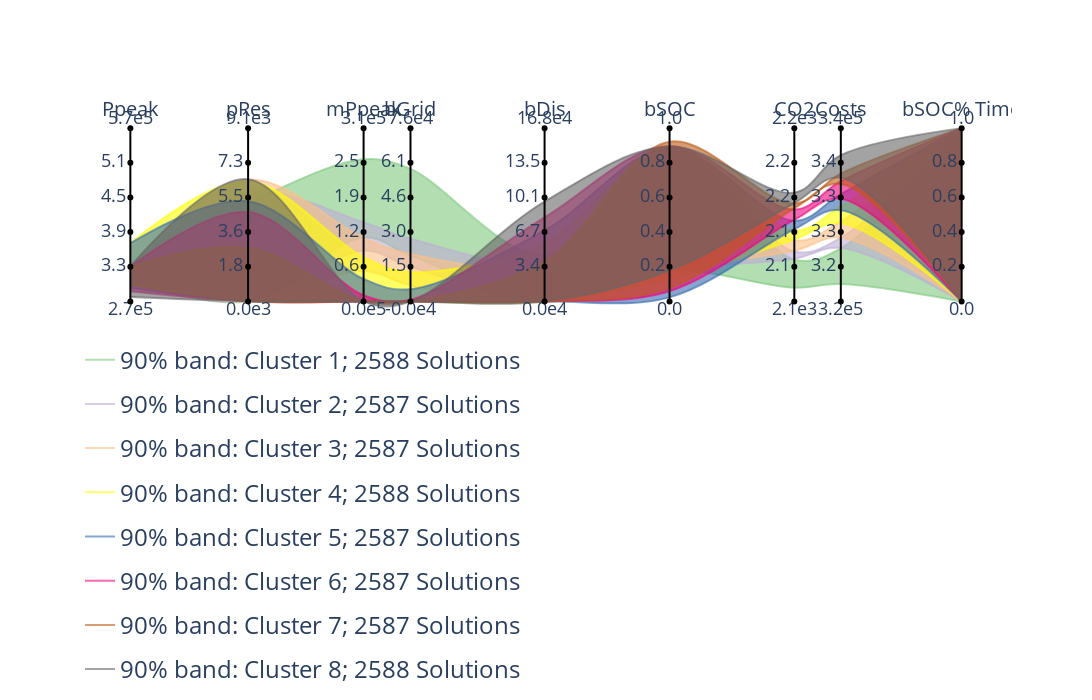

Notebook source saved alongside this figure:
### Code cell
corr, obj_order = order_objectives(data[objs], use_absolute_corr=False)

# Cluster into 8 groups
obj_to_cluster = "CO2"
n_clusters = 8

data["cluster"] = 1
for i in range(1, n_clusters):
    data.loc[data[obj_to_cluster] > data[obj_to_cluster].quantile(i / n_clusters), "cluster"] = i+1

ordered_data, axis_dist, axis_signs = calculate_axes_positions(
        data[objs],
        obj_order,
        corr,
        dist_parameter=0.521,
        distance_formula=1,
    )

scales = pd.DataFrame([ordered_data.min(axis=0), ordered_data.max(axis=0)], index=["min", "max"])

fig = SCORE_bands(
    ordered_data,
    color_groups=data["cluster"].tolist(),
    bands=True,
    quantile=0.05,
    axis_positions=axis_dist,
    solutions=False,
    scales=scales[ordered_data.columns],
)

fig.update_layout(
    width=1500,
    height=700,
)

### Figure 1 — Plotly figure (JSON) as saved in the notebook; plotly's stock layout.template omitted (floating-point values rounded to 4 significant figures)
{"data": [{"hovertext": "Cluster 1", "legendgroup": "90% band: Cluster 1", "line": {"color": "rgba(0.4980392156862745, 0.788235294117647, 0.4980392156862745, 0.6)", "shape": "spline"}, "mode": "lines", "name": "90% band: Cluster 1; 2588 Solutions        ", "showlegend": true, "type": "scatter", "visible": true, "x": [0, 0.1416, 0.2806, 0.337, 0.4983, 0.6486, 0.7987, 0.8546, 1], "y": [0.1178, 0.001515, 0.368, 0.2641, 5.482e-08, 0.1792, 0.07879, 0.101, 0]}, {"fill": "tonexty", "fillcolor": "rgba(0.4980392156862745, 0.788235294117647, 0.4980392156862745, 0.6)", "hovertext": "Cluster 1", "legendgroup": "90% band: Cluster 1", "line": {"color": "rgba(0.4980392156862745, 0.788235294117647, 0.4980392156862745, 0.6)", "shape": "spline"}, "mode": "lines", "name": "Cluster 1", "showlegend": false, "type": "scatter", "visible": true, "x": [0, 0.1416, 0.2806, 0.337, 0.4983, 0.6486, 0.7987, 0.8546, 1], "y": [0.2018, 0.5674, 0.8206, 0.7647, 0.2671, 0.8482, 0.2414, 0.3065, 1]}, {"hovertext": "Cluster 2", "legendgroup": "90% band: Cluster 2", "line": {"color": "rgba(0.7450980392156863, 0.6823529411764706, 0.8313725490196079, 0.6)", "shape": "spline"}, "mode": "lines", "name": "90% band: Cluster 2; 2587 Solutions        ", "showlegend": true, "type": "scatter", "visible": true, "x": [0, 0.1416, 0.2806, 0.337, 0.4983, 0.6486, 0.7987, 0.8546, 1], "y": [0.1064, 0.002702, 0.2922, 0.1999, 5.877e-08, 0.1792, 0.2464, 0.309, 0.000112]}, {"fill": "tonexty", "fillcolor": "rgba(0.7450980392156863, 0.6823529411764706, 0.8313725490196079, 0.6)", "hovertext": "Cluster 2", "legendgroup": "90% band: Cluster 2", "line": {"color": "rgba(0.7450980392156863, 0.6823529411764706, 0.8313725490196079, 0.6)", "shape": "spline"}, "mode": "lines", "name": "Cluster 2", "showlegend": false, "type": "scatter", "visible": true, "x": [0, 0.1416, 0.2806, 0.337, 0.4983, 0.6486, 0.7987, 0.8546, 1], "y": [0.2018, 0.6293, 0.4566, 0.3619, 0.2472, 0.8871, 0.2879, 0.3677, 1]}, {"hovertext": "Cluster 3", "legendgroup": "90% band: Cluster 3", "line": {"color": "rgba(0.9921568627450981, 0.7529411764705882, 0.5254901960784314, 0.6)", "shape": "spline"}, "mode": "lines", "name": "90% band: Cluster 3; 2587 Solutions        ", "showlegend": true, "type": "scatter", "visible": true, "x": [0, 0.1416, 0.2806, 0.337, 0.4983, 0.6486, 0.7987, 0.8546, 1], "y": [0.1019, 0.001553, 0.1739, 0.09249, 5.735e-08, 0.1792, 0.2928, 0.3676, 0]}, {"fill": "tonexty", "fillcolor": "rgba(0.9921568627450981, 0.7529411764705882, 0.5254901960784314, 0.6)", "hovertext": "Cluster 3", "legendgroup": "90% band: Cluster 3", "line": {"color": "rgba(0.9921568627450981, 0.7529411764705882, 0.5254901960784314, 0.6)", "shape": "spline"}, "mode": "lines", "name": "Cluster 3", "showlegend": false, "type": "scatter", "visible": true, "x": [0, 0.1416, 0.2806, 0.337, 0.4983, 0.6486, 0.7987, 0.8546, 1], "y": [0.2018, 0.7026, 0.3672, 0.2742, 0.23, 0.8964, 0.3525, 0.463, 1]}, {"hovertext": "Cluster 4", "legendgroup": "90% band: Cluster 4", "line": {"color": "rgba(1.0, 1.0, 0.6, 0.6)", "shape": "spline"}, "mode": "lines", "name": "90% band: Cluster 4; 2588 Solutions        ", "showlegend": true, "type": "scatter", "visible": true, "x": [0, 0.1416, 0.2806, 0.337, 0.4983, 0.6486, 0.7987, 0.8546, 1], "y": [0.09805, 0.001397, 0.0155, 0.001824, 5.69e-08, 0.1315, 0.3575, 0.4505, 0]}, {"fill": "tonexty", "fillcolor": "rgba(1.0, 1.0, 0.6, 0.6)", "hovertext": "Cluster 4", "legendgroup": "90% band: Cluster 4", "line": {"color": "rgba(1.0, 1.0, 0.6, 0.6)", "shape": "spline"}, "mode": "lines", "name": "Cluster 4", "showlegend": false, "type": "scatter", "visible": true, "x": [0, 0.1416, 0.2806, 0.337, 0.4983, 0.6486, 0.7987, 0.8546, 1], "y": [0.3359, 0.6915, 0.2546, 0.17, 0.3385, 0.8921, 0.4102, 0.5496, 1]}, {"hovertext": "Cluster 5", "legendgroup": "90% band: Cluster 5", "line": {"color": "rgba(0.2196078431372549, 0.4235294117647059, 0.6901960784313725, 0.6)", "shape": "spline"}, "mode": "lines", "name": "90% band: Cluster 5; 2587 Solutions        ", "showlegend": true, "type": "scatter", "visible": true, "x": [0, 0.1416, 0.2806, 0.337, 0.4983, 0.6486, 0.7987, 0.8546, 1], "y": [0.07706, 0.001467, 0, 2.941e-14, 5.607e-08, 0.0235, 0.4167, 0.5263, 0]}, {"fill": "tonexty", "fillcolor": "rgba(0.2196078431372549, 0.4235294117647059, 0.6901960784313725, 0.6)", "hovertext": "Cluster 5", "legendgroup": "90% band: Cluster 5", "line": {"color": "rgba(0.2196078431372549, 0.4235294117647059, 0.6901960784313725, 0.6)", "shape": "spline"}, "mode": "lines", "name": "Cluster 5", "showlegend": false, "type": "scatter", "visible": true, "x": [0, 0.1416, 0.2806, 0.337, 0.4983, 0.6486, 0.7987, 0.8546, 1], "y": [0.3359, 0.5778, 0.1295, 0.07085, 0.4097, 0.8853, 0.4653, 0.6193, 1]}, {"hovertext": "Cluster 6", "legendgroup": "90% band: Cluster 6", "line": {"color": "rgba(0.9411764705882353, 0.00784313725490196, 0.4980392156862745, 0.6)", "shape": "spline"}, "mode": "lines", "name": "90% band: Cluster 6; 2587 Solutions        ", "showlegend": true, "type": "scatter", "visible": true, "x": [0, 0.1416, 0.2806, 0.337, 0.4983, 0.6486, 0.7987, 0.8546, 1], "y": [0.05899, 0.001896, 0, 2.941e-14, 5.209e-08, 0.05929, 0.4703, 0.5926, 0]}, {"fill": "tonexty", "fillcolor": "rgba(0.9411764705882353, 0.00784313725490196, 0.4980392156862745, 0.6)", "hovertext": "Cluster 6", "legendgroup": "90% band: Cluster 6", "line": {"color": "rgba(0.9411764705882353, 0.00784313725490196, 0.4980392156862745, 0.6)", "shape": "spline"}, "mode": "lines", "name": "Cluster 6", "showlegend": false, "type": "scatter", "visible": true, "x": [0, 0.1416, 0.2806, 0.337, 0.4983, 0.6486, 0.7987, 0.8546, 1], "y": [0.2018, 0.5155, 0.03565, 0.009871, 0.485, 0.8971, 0.5301, 0.6939, 1]}, {"hovertext": "Cluster 7", "legendgroup": "90% band: Cluster 7", "line": {"color": "rgba(0.7490196078431373, 0.3568627450980392, 0.09019607843137253, 0.6)", "shape": "spline"}, "mode": "lines", "name": "90% band: Cluster 7; 2587 Solutions        ", "showlegend": true, "type": "scatter", "visible": true, "x": [0, 0.1416, 0.2806, 0.337, 0.4983, 0.6486, 0.7987, 0.8546, 1], "y": [0.09805, 0.0006618, 0, 2.941e-14, 4.19e-08, 0.0771, 0.5373, 0.6782, 0]}, {"fill": "tonexty", "fillcolor": "rgba(0.7490196078431373, 0.3568627450980392, 0.09019607843137253, 0.6)", "hovertext": "Cluster 7", "legendgroup": "90% band: Cluster 7", "line": {"color": "rgba(0.7490196078431373, 0.3568627450980392, 0.09019607843137253, 0.6)", "shape": "spline"}, "mode": "lines", "name": "Cluster 7", "showlegend": false, "type": "scatter", "visible": true, "x": [0, 0.1416, 0.2806, 0.337, 0.4983, 0.6486, 0.7987, 0.8546, 1], "y": [0.2018, 0.3102, 0, 2.941e-14, 0.231, 0.922, 0.5649, 0.7375, 1]}, {"hovertext": "Cluster 8", "legendgroup": "90% band: Cluster 8", "line": {"color": "rgba(0.4, 0.4, 0.4, 0.6)", "shape": "spline"}, "mode": "lines", "name": "90% band: Cluster 8; 2588 Solutions        ", "showlegend": true, "type": "scatter", "visible": true, "x": [0, 0.1416, 0.2806, 0.337, 0.4983, 0.6486, 0.7987, 0.8546, 1], "y": [0.02565, 0.001697, 0, 2.941e-14, 5.806e-08, 0.1792, 0.5671, 0.7143, 0]}, {"fill": "tonexty", "fillcolor": "rgba(0.4, 0.4, 0.4, 0.6)", "hovertext": "Cluster 8", "legendgroup": "90% band: Cluster 8", "line": {"color": "rgba(0.4, 0.4, 0.4, 0.6)", "shape": "spline"}, "mode": "lines", "name": "Cluster 8", "showlegend": false, "type": "scatter", "visible": true, "x": [0, 0.1416, 0.2806, 0.337, 0.4983, 0.6486, 0.7987, 0.8546, 1], "y": [0.2018, 0.7051, 0, 2.941e-14, 0.5761, 0.8937, 0.6281, 0.8446, 1]}, {"line": {"color": "black"}, "mode": "text", "showlegend": false, "text": ["2.7e5"], "textposition": "bottom center", "type": "scatter", "x": [0], "y": [0]}, {"line": {"color": "black"}, "mode": "text", "showlegend": false, "text": ["5.7e5"], "textposition": "top center", "type": "scatter", "x": [0], "y": [1]}, {"line": {"color": "black"}, "mode": "markers+lines+text", "showlegend": false, "text": ["", "3.3", "3.9", "4.5", "5.1", ""], "textposition": "middle left", "type": "scatter", "x": [0, 0, 0, 0, 0, 0], "y": [0, 0.2, 0.4, 0.6, 0.8, 1]}, {"mode": "text", "showlegend": false, "text": "Ppeak", "textfont": {"size": 20}, "type": "scatter", "x": [0], "y": [1.1]}, {"line": {"color": "black"}, "mode": "text", "showlegend": false, "text": ["0.0e3"], "textposition": "bottom center", "type": "scatter", "x": [0.1416], "y": [0]}, {"line": {"color": "black"}, "mode": "text", "showlegend": false, "text": ["9.1e3"], "textposition": "top center", "type": "scatter", "x": [0.1416], "y": [1]}, {"line": {"color": "black"}, "mode": "markers+lines+text", "showlegend": false, "text": ["", "1.8", "3.6", "5.5", "7.3", ""], "textposition": "middle left", "type": "scatter", "x": [0.1416, 0.1416, 0.1416, 0.1416, 0.1416, 0.1416], "y": [0, 0.2, 0.4, 0.6, 0.8, 1]}, {"mode": "text", "showlegend": false, "text": "pRes", "textfont": {"size": 20}, "type": "scatter", "x": [0.1416], "y": [1.1]}, {"line": {"color": "black"}, "mode": "text", "showlegend": false, "text": ["0.0e5"], "textposition": "bottom center", "type": "scatter", "x": [0.2806], "y": [0]}, {"line": {"color": "black"}, "mode": "text", "showlegend": false, "text": ["3.1e5"], "textposition": "top center", "type": "scatter", "x": [0.2806], "y": [1]}, {"line": {"color": "black"}, "mode": "markers+lines+text", "showlegend": false, "text": ["", "0.6", "1.2", "1.9", "2.5", ""], "textposition": "middle left", "type": "scatter", "x": [0.2806, 0.2806, 0.2806, 0.2806, 0.2806, 0.2806], "y": [0, 0.2, 0.4, 0.6, 0.8, 1]}, {"mode": "text", "showlegend": false, "text": "mPpeak", "textfont": {"size": 20}, "type": "scatter", "x": [0.2806], "y": [1.1]}, {"line": {"color": "black"}, "mode": "text", "showlegend": false, "text": ["-0.0e4"], "textposition": "bottom center", "type": "scatter", "x": [0.337], "y": [0]}, {"line": {"color": "black"}, "mode": "text", "showlegend": false, "text": ["7.6e4"], "textposition": "top center", "type": "scatter", "x": [0.337], "y": [1]}, {"line": {"color": "black"}, "mode": "markers+lines+text", "showlegend": false, "text": ["", "1.5", "3.0", "4.6", "6.1", ""], "textposition": "middle left", "type": "scatter", "x": [0.337, 0.337, 0.337, 0.337, 0.337, 0.337], "y": [0, 0.2, 0.4, 0.6, 0.8, 1]}, {"mode": "text", "showlegend": false, "text": "bGrid", "textfont": {"size": 20}, "type": "scatter", "x": [0.337], "y": [1.1]}, {"line": {"color": "black"}, "mode": "text", "showlegend": false, "text": ["0.0e4"], "textposition": "bottom center", "type": "scatter", "x": [0.4983], "y": [0]}, {"line": {"color": "black"}, "mode": "text", "showlegend": false, "text": ["16.8e4"], "textposition": "top center", "type": "scatter", "x": [0.4983], "y": [1]}, {"line": {"color": "black"}, "mode": "markers+lines+text", "showlegend": false, "text": ["", "3.4", "6.7", "10.1", "13.5", ""], "textposition": "middle left", "type": "scatter", "x": [0.4983, 0.4983, 0.4983, 0.4983, 0.4983, 0.4983], "y": [0, 0.2, 0.4, 0.6, 0.8, 1]}, {"mode": "text", "showlegend": false, "text": "bDis", "textfont": {"size": 20}, "type": "scatter", "x": [0.4983], "y": [1.1]}, {"line": {"color": "black"}, "mode": "text", "showlegend": false, "text": ["0.0"], "textposition": "bottom center", "type": "scatter", "x": [0.6486], "y": [0]}, {"line": {"color": "black"}, "mode": "text", "showlegend": false, "text": ["1.0"], "textposition": "top center", "type": "scatter", "x": [0.6486], "y": [1]}, {"line": {"color": "black"}, "mode": "markers+lines+text", "showlegend": false, "text": ["", "0.2", "0.4", "0.6", "0.8", ""], "textposition": "middle left", "type": "scatter", "x": [0.6486, 0.6486, 0.6486, 0.6486, 0.6486, 0.6486], "y": [0, 0.2, 0.4, 0.6, 0.8, 1]}, {"mode": "text", "showlegend": false, "text": "bSOC", "textfont": {"size": 20}, "type": "scatter", "x": [0.6486], "y": [1.1]}, {"line": {"color": "black"}, "mode": "text", "showlegend": false, "text": ["2.1e3"], "textposition": "bottom center", "type": "scatter", "x": [0.7987], "y": [0]}, {"line": {"color": "black"}, "mode": "text", "showlegend": false, "text": ["2.2e3"], "textposition": "top center", "type": "scatter", "x": [0.7987], "y": [1]}, {"line": {"color": "black"}, "mode": "markers+lines+text", "showlegend": false, "text": ["", "2.1", "2.1", "2.2", "2.2", ""], "textposition": "middle left", "type": "scatter", "x": [0.7987, 0.7987, 0.7987, 0.7987, 0.7987, 0.7987], "y": [0, 0.2, 0.4, 0.6, 0.8, 1]}, {"mode": "text", "showlegend": false, "text": "CO2", "textfont": {"size": 20}, "type": "scatter", "x": [0.7987], "y": [1.1]}, {"line": {"color": "black"}, "mode": "text", "showlegend": false, "text": ["3.2e5"], "textposition": "bottom center", "type": "scatter", "x": [0.8546], "y": [0]}, {"line": {"color": "black"}, "mode": "text", "showlegend": false, "text": ["3.4e5"], "textposition": "top center", "type": "scatter", "x": [0.8546], "y": [1]}, {"line": {"color": "black"}, "mode": "markers+lines+text", "showlegend": false, "text": ["", "3.2", "3.3", "3.3", "3.4", ""], "textposition": "middle left", "type": "scatter", "x": [0.8546, 0.8546, 0.8546, 0.8546, 0.8546, 0.8546], "y": [0, 0.2, 0.4, 0.6, 0.8, 1]}, {"mode": "text", "showlegend": false, "text": "Costs", "textfont": {"size": 20}, "type": "scatter", "x": [0.8546], "y": [1.1]}, {"line": {"color": "black"}, "mode": "text", "showlegend": false, "text": ["0.0"], "textposition": "bottom center", "type": "scatter", "x": [1], "y": [0]}, {"line": {"color": "black"}, "mode": "text", "showlegend": false, "text": ["1.0"], "textposition": "top center", "type": "scatter", "x": [1], "y": [1]}, {"line": {"color": "black"}, "mode": "markers+lines+text", "showlegend": false, "text": ["", "0.2", "0.4", "0.6", "0.8", ""], "textposition": "middle left", "type": "scatter", "x": [1, 1, 1, 1, 1, 1], "y": [0, 0.2, 0.4, 0.6, 0.8, 1]}, {"mode": "text", "showlegend": false, "text": "bSOC% Time", "textfont": {"size": 20}, "type": "scatter", "x": [1], "y": [1.1]}], "layout": {"font": {"size": 18}, "height": 700, "legend": {"font": {"size": 24}, "orientation": "h", "yanchor": "top"}, "plot_bgcolor": "rgba(0,0,0,0)", "width": 1500, "xaxis": {"showgrid": false, "showticklabels": false, "zeroline": false}, "yaxis": {"showgrid": false, "showticklabels": false, "zeroline": false}}}
